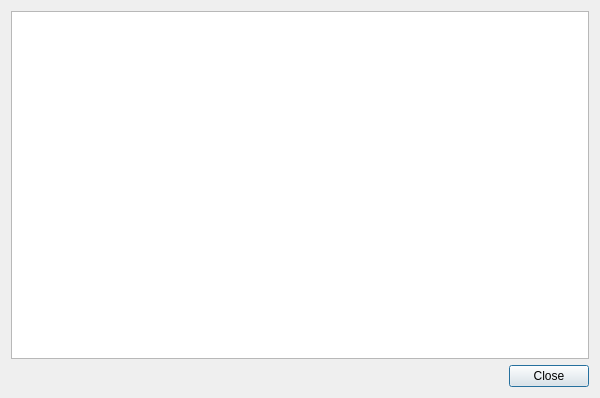
<?xml version="1.0" encoding="UTF-8"?>
<ui version="4.0">
 <class>ShortcutsDialog</class>
 <widget class="QDialog" name="ShortcutsDialog">
  <property name="windowModality">
   <enum>Qt::ApplicationModal</enum>
  </property>
  <property name="geometry">
   <rect>
    <x>0</x>
    <y>0</y>
    <width>600</width>
    <height>398</height>
   </rect>
  </property>
  <property name="windowTitle">
   <string>Shortcuts</string>
  </property>
  <layout class="QGridLayout" name="gridLayout_2">
   <item row="1" column="0">
    <widget class="QDialogButtonBox" name="buttonBox">
     <property name="orientation">
      <enum>Qt::Horizontal</enum>
     </property>
     <property name="standardButtons">
      <set>QDialogButtonBox::Close</set>
     </property>
    </widget>
   </item>
   <item row="0" column="0">
    <layout class="QGridLayout" name="gridLayout">
     <item row="0" column="0">
      <widget class="QTableView" name="tableView"/>
     </item>
    </layout>
   </item>
  </layout>
 </widget>
 <resources/>
 <connections>
  <connection>
   <sender>buttonBox</sender>
   <signal>accepted()</signal>
   <receiver>ShortcutsDialog</receiver>
   <slot>accept()</slot>
   <hints>
    <hint type="sourcelabel">
     <x>248</x>
     <y>254</y>
    </hint>
    <hint type="destinationlabel">
     <x>157</x>
     <y>274</y>
    </hint>
   </hints>
  </connection>
  <connection>
   <sender>buttonBox</sender>
   <signal>rejected()</signal>
   <receiver>ShortcutsDialog</receiver>
   <slot>reject()</slot>
   <hints>
    <hint type="sourcelabel">
     <x>316</x>
     <y>260</y>
    </hint>
    <hint type="destinationlabel">
     <x>286</x>
     <y>274</y>
    </hint>
   </hints>
  </connection>
 </connections>
</ui>
